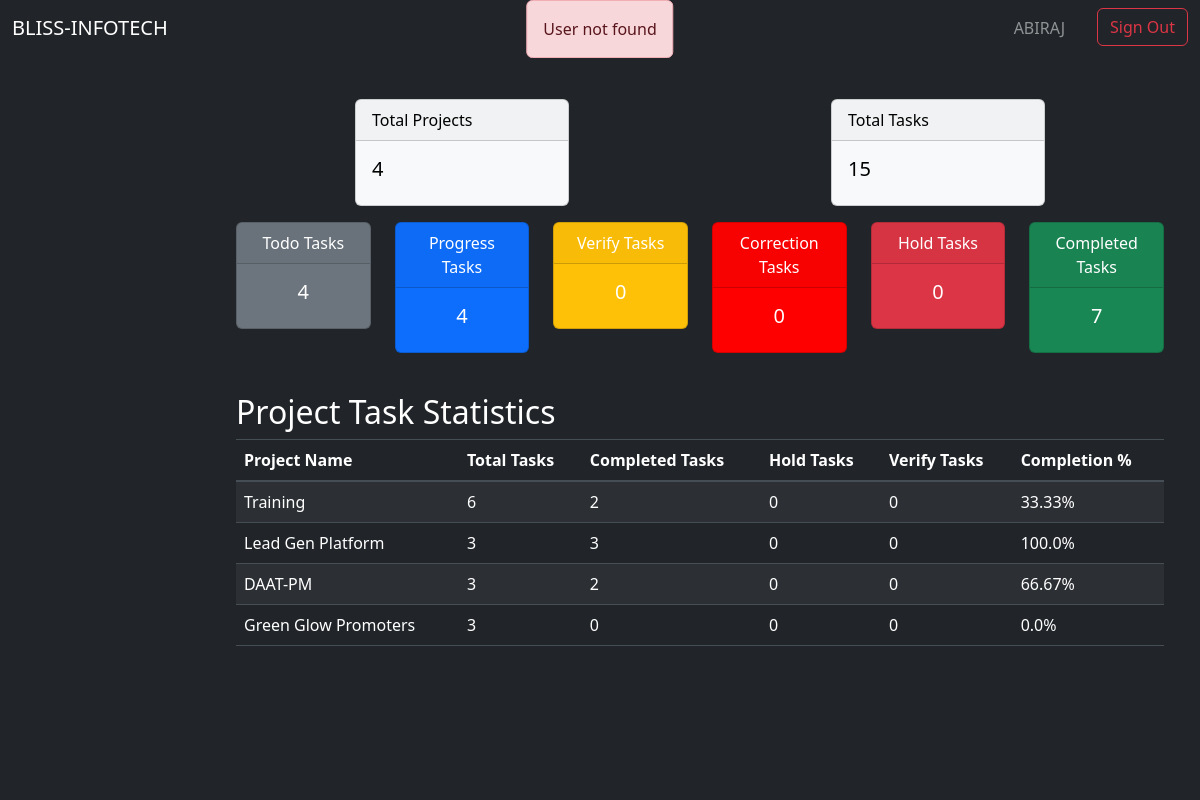
Page /lead/ (signed in) on the earlier database version.
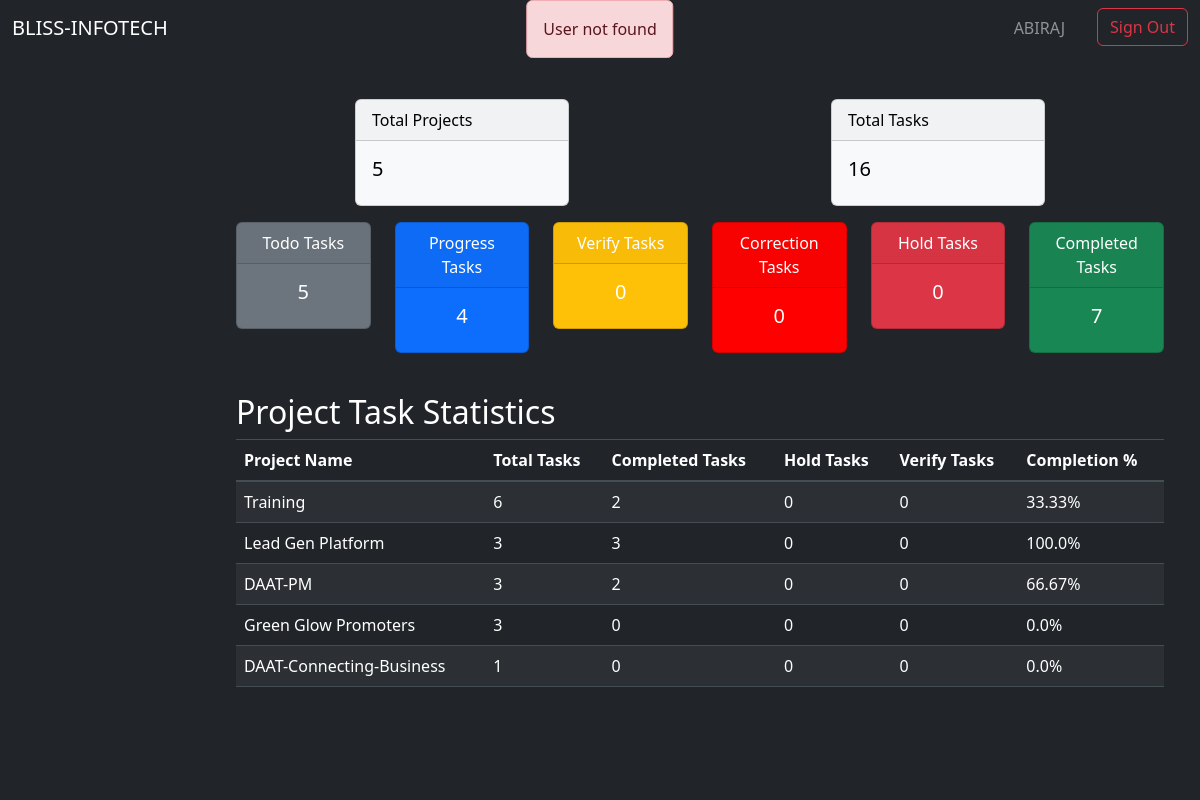
Same page on the later database version.
### app/models.py (models this page shows)
class Project(models.Model):
    id = models.AutoField(primary_key=True)
    name = models.CharField(max_length=64)
    description = models.TextField()
    manager = models.ForeignKey(User, on_delete=models.SET_NULL, null=True)
    client_name = models.CharField(max_length=64, null=True)
    status = models.CharField(max_length=10, default="DESIGN")
    created = models.DateTimeField(auto_now_add=True)
    started = models.DateTimeField(null=True)
    updated = models.DateTimeField(default=timezone.now)
    due = models.DateField(null=True)

### app/decorators.py (the view)
        @login_required
        def wrapper(request, *args, **kwargs):
            if in_groups(request.user):
                return view_function(request, *args, **kwargs)
            return redirect('/signout')

### app/views.py (called while the page is built)
def get_role(request):
    if request.user.is_authenticated:
        try:
            role = request.user.groups.all()[0].name
            role = role.lower()
            return role
        except:
            messages.error(request, 'User not found')
            return "/signout"
    else:
        return "/signin"

### lead/views.py (called while the page is built)
@group_required(const.LEAD)
def dashboard(request):
    if request.user.is_authenticated:
        request.session['user_role'] = app_views.get_role(request)
        return render(request,'lead/dashboard.html', lead_dashboard(request))
    else: return redirect('signin')

### template/lead/dashboard.html (shortened to what this page needs)
{% extends 'lead/lead.html' %}
{% block lead_board %}
<div class="container mt-4" style="overflow-x: hidden;">
    <div class="row justify-content-around">
        <div class="col-md-3">
            <div class="card text-black bg-light mb-3">
                <div class="card-header">Total Projects</div>
                <div class="card-body">
                    <h5 class="card-title">{{ total_projects }}</h5>
                </div>
            </div>
        </div>
        <div class="col-md-3">
            <div class="card text-black bg-light mb-3">
                <div class="card-header">Total Tasks</div>
                <div class="card-body">
                    <h5 class="card-title">{{ total_tasks }}</h5>
                </div>
            </div>
        </div>
    </div>
    <div class="row text-center">
        <div class="col-md-2 col-sm-6">
            <div class="card text-white bg-secondary mb-3">
                <div class="card-header">Todo Tasks</div>
                <div class="card-body">
                    <h5 class="card-title">{{ todo_tasks }}</h5>
                </div>
            </div>
        </div>
        <div class="col-md-2 col-sm-6">
            <div class="card text-white bg-primary mb-3">
                <div class="card-header">Progress Tasks</div>
                <div class="card-body">
                    <h5 class="card-title">{{ progress_tasks }}</h5>
                </div>
            </div>
        </div>
        <div class="col-md-2 col-sm-6">
            <div class="card text-white bg-warning mb-3">
                <div class="card-header">Verify Tasks</div>
                <div class="card-body">
                    <h5 class="card-title">{{ verify_tasks }}</h5>
                </div>
            </div>
        </div>
        <div class="col-md-2 col-sm-6">
            <div class="card text-white bg-brown-red mb-3">
                <div class="card-header">Correction Tasks</div>
                <div class="card-body">
                    <h5 class="card-title">{{ correction_tasks }}</h5>
                </div>
            </div>
        </div>
        <div class="col-md-2 col-sm-6">
            <div class="card text-white bg-danger mb-3">
                <div class="card-header">Hold Tasks</div>
                <div class="card-body">
                    <h5 class="card-title">{{ hold_tasks }}</h5>
                </div>
            </div>
        </div>
        <div class="col-md-2 col-sm-6">
            <div class="card text-white bg-success mb-3">
                <div class="card-header">Completed Tasks</div>
                <div class="card-body">
                    <h5 class="card-title">{{ complete_tasks }}</h5>
                </div>
            </div>
        </div>
    </div>
    <h2 class="text-white mt-4">Project Task Statistics</h2>
    <div class="table-responsive">
        <table class="table table-striped table-dark">
            <thead>
                <tr>
                    <th>Project Name</th>
                    <th>Total Tasks</th>
                    <th>Completed Tasks</th>
                    <th>Hold Tasks</th>
                    <th>Verify Tasks</th>
                    <th>Completion %</th>
                </tr>
            </thead>
            <tbody>
                {% for stat in project_stats %}
                <tr>
                    <td>{{ stat.project.name }}</td>
                    <td>{{ stat.total_tasks }}</td>
                    <td>{{ stat.completed_tasks }}</td>
                    <td>{{ stat.hold_tasks }}</td>
                    <td>{{ stat.verify_tasks }}</td>
                    <td>{{ stat.completion_percentage }}%</td>
                </tr>
                {% endfor %}
            </tbody>
        </table>
    </div>
</div>
{% endblock %}

### template/lead/lead.html (shortened to what this page needs)
{% extends 'dashboard.html' %}
{% load static %}
{% block dashboard %}
    {% block lead_board %}
    {% endblock %}
{% endblock %}

### template/dashboard.html (shortened to what this page needs)
{% extends 'index.html' %}
{% block body %}
<section class="container-fluid">
    <nav class="navbar navbar-expand-lg navbar-dark bg-dark fixed-top">
        <div class="container-fluid">
            <a class="navbar-brand" href="#">BLISS-INFOTECH</a>
            <div class="collapse navbar-collapse justify-content-end" id="navbarTop">
                <ul class="navbar-nav mb-2 mb-lg-0">
                    <li class="nav-item">
                        <span class="navbar-text me-3 px-3 text-uppercase">{{ request.user.username }}</span>
                    </li>
                    <li class="nav-item">
                        <a class="btn btn-outline-danger" href="{% url 'signout' %}">Sign Out</a>
                    </li>
                </ul>
            </div>
        </div>
    </nav>
    {% if request.session.user_role == 'vendor' %}
    {% block vendor %}{% endblock %}
    {% else %}
    <div class="row flex-nowrap">
        <nav class="col-md-3 col-lg-2 d-md-block sidebar bg-dark" style="position: fixed; top: 75px; left: 0; height: calc(100vh - 75px); overflow-y: auto;">
        </nav>
        <main class="col-md-9 ms-sm-auto col-lg-10 px-md-4" style="overflow-x: hidden; margin-left: 17%; padding-top: 75px; height: calc(100vh - 20px);">
            {% block dashboard %}{% endblock %}
        </main>
    </div>
    {% endif %}
</section>
{% endblock %}

### template/index.html (shortened to what this page needs)
{% load static %}
<!DOCTYPE html>
<html lang="en">
<head>
    <link href="https://stackpath.bootstrapcdn.com/bootstrap/4.5.2/css/bootstrap.min.css" rel="stylesheet"/>
    <link rel="stylesheet" href="https://cdnjs.cloudflare.com/ajax/libs/font-awesome/6.0.0-beta3/css/all.min.css">
    <link href="https://cdn.jsdelivr.net/npm/bootstrap@5.3.0-alpha1/dist/css/bootstrap.min.css" rel="stylesheet">
    <link rel="stylesheet" href="{% static 'css/style.css' %}">
</head>
<body class="bg-dark">
    {% if messages %}
    <div class="messages" style="position: fixed; top: 0; left: 50%; transform: translateX(-50%); width: 100%; z-index: 1050;">
        {% for message in messages %}
        <div class="alert
            {% if message.tags == 'error' %}alert-danger
            {% elif message.tags == 'warning' %}alert-warning
            {% elif message.tags == 'success' %}alert-success
            {% else %}alert-info
            {% endif %}"
            role="alert" style="position: fixed; top: 10%; left: 50%; transform: translateX(-50%); max-width: 60%;">
            {{ message }}
        </div>
        {% endfor %}
    </div>
    {% endif %}
    {% if user.is_authenticated %}
        {% block body %}{% endblock %}
    {% else %}
        {% block sign %}{% endblock %}
    {% endif %}
</body>
</html>

### static/css/style.css (style rules this page uses)
body { background-color: #343a40; }
.bg-brown-red { background-color: red; color: white; }

Differences in the rows shown:
added Project: project.name "DAAT-Connecting-Business", total_tasks "1", completed_tasks "0", hold_tasks "0", verify_tasks "0", completion_percentage "0.0"
Other differences:
{{ total_projects }}: "4" → "5"
{{ total_tasks }}: "15" → "16"
{{ todo_tasks }}: "4" → "5"
